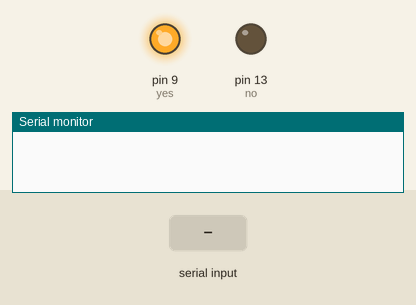
The sketch below on a simulated Arduino Uno, built with avr-gcc and run on an emulated ATmega328P. Shown: output pins drawn as LEDs (lit = HIGH), the last lines printed to the serial monitor. The inputs (shaded band) are chosen by the test bench.

Above: at 1.2 s.
1.3 s: "1" received over the second serial link
At 2.2 s:
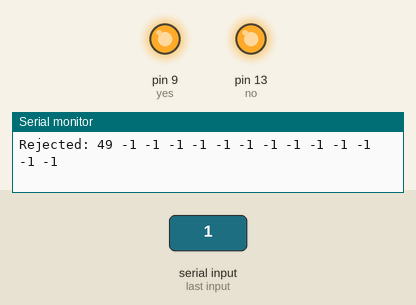
Timing chart, 0 to 4.3 s (numbered marks = the images above; inputs shaded):
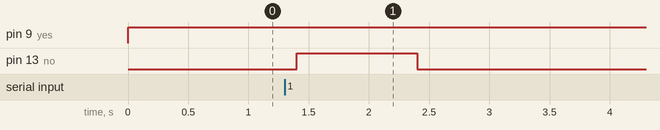

Measured:
- after the input at 1.3 s, pin 13 (no): LOW → HIGH after 0.10 s, → LOW 1.0 s later

The sketch:

rfid_test.ino
```cpp
// 2 55 53 48 48 55 51 54 54 51 57 53 57 13 10 3


//-------------------------------------------------------------------------------------------------------------
#include <SoftwareSerial.h>
SoftwareSerial RFID(5, 6); // RX and TX
int data1 = 0;
int ok = -1;
int yes = 9;
int no = 13;
// use first sketch in http://wp.me/p3LK05-3Gk to get your tag numbers
int tag1[14] = {2,52,48,48,48,56,54,66,49,52,70,51,56,3};
int tag2[14] = {2,55,53,48,48,55,51,54,54,51,57,53,57,13};
int newtag[14] = {0,0,0,0,0,0,0,0,0,0,0,0,0,0}; // used for read comparisons

void setup()
{
  RFID.begin(9600); // start serial to RFID reader
  Serial.begin(9600); // start serial to PC
  pinMode(yes, OUTPUT); // for status LEDs
  pinMode(no, OUTPUT);
}

boolean comparetag(int tag1[14], int tag2[14])
{
  boolean matched = true;

  for (int index = 0 ; index < 14 ; index++)
  {
    if (tag1[index] != tag2[index])
      matched = false;
  }

  return matched;
}

void checkmytags() // compares each tag against the tag just read
{
  ok = 0; // this variable helps decision-making,
  // if it is 1 we have a match, zero is a read but no match,
  // -1 is no read attempt made
  if (comparetag(newtag, tag1) == true)
  {
    ok++;
  }
  if (comparetag(newtag, tag2) == true)
  {
    ok++;
  }
}

void readTags()
{
  ok = -1;
  if (RFID.available() > 0)
  {
    // read tag numbers
    delay(100); // needed to allow time for the data to come in from the serial buffer.
    for (int z = 0 ; z < 14 ; z++) // read the rest of the tag
    {
      data1 = RFID.read();
      newtag[z] = data1;
    }
    RFID.flush(); // stops multiple reads
    // do the tags match up?
    checkmytags();
  }
  // now do something based on tag type
  if (ok > 0) // if we had a match
  {
    Serial.println("Accepted");
    digitalWrite(no, HIGH);
    delay(1000);
    digitalWrite(no, LOW);
    ok = -1;
  }
  else if (ok == 0) // if we didn't have a match
  {
    Serial.print("Rejected:");
    // I (Phil) added this to print out the tag ID if there is no match
    for(int x=0; x<14; x++)
      Serial.print(" " + String(newtag[x]));
    Serial.println();
    digitalWrite(no, HIGH);
    delay(1000);
    digitalWrite(no, LOW);
    ok = -1;
  }
}

void loop()
{
  digitalWrite(yes, HIGH);  //only for light testing, remove for rfid testing
  readTags();
}
// ------------------------------------------------------------------------------------
```
